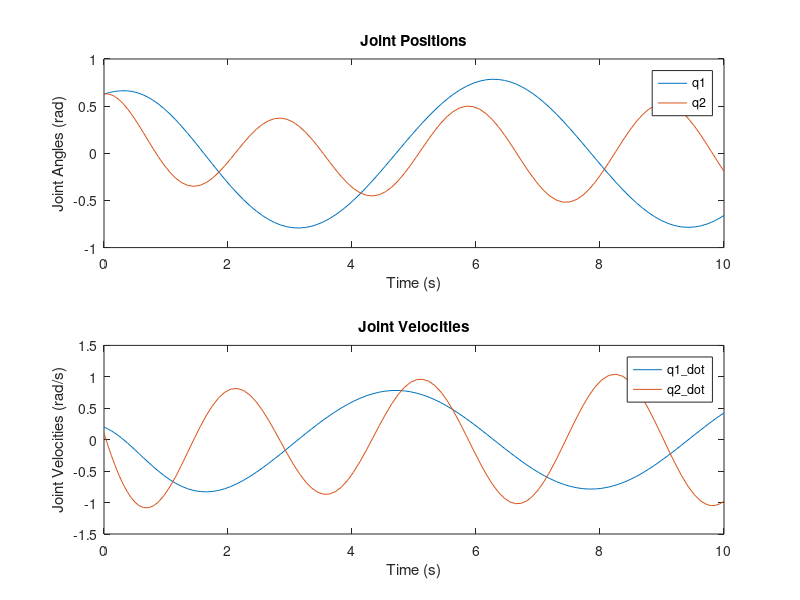

Reproduce this figure in MATLAB.
function inverse_dynamics()
    % Manipulator parameters
    m1 = 2; m2 = 1; % Link masses (kg)
    l1 = 0.4; l2 = 0.3; % Link lengths (m)
    lc1 = l1 / 2; lc2 = l2 / 2; % Centers of mass (m)
    I1 = (1/12) * m1 * l1^2; I2 = (1/12) * m2 * l2^2; % Inertia
    g = 9.81; % Gravity (m/s^2)

    % PD gains
    Kp = diag([5, 3]);
    Kd = diag([2, 1]);

    % Initial conditions [q1, q2, q1_dot, q2_dot]
    q_init = [pi/5; pi/5];
    q_dot_init = [0.2; 0.1];
    init_conditions = [q_init; q_dot_init];

    % Simulation time
    tspan = [0 10];

    % Solve using ODE45
    [T, Q] = ode45(@(t, q) dynamics(t, q, m1, m2, l1, l2, lc1, lc2, I1, I2, g, Kp, Kd), tspan, init_conditions);

    % Plot results
    figure;
    subplot(2, 1, 1);
    plot(T, Q(:, 1), T, Q(:, 2));
    title('Joint Positions');
    xlabel('Time (s)');
    ylabel('Joint Angles (rad)');
    legend('q1', 'q2');

    subplot(2, 1, 2);
    plot(T, Q(:, 3), T, Q(:, 4));
    title('Joint Velocities');
    xlabel('Time (s)');
    ylabel('Joint Velocities (rad/s)');
    legend('q1\_dot', 'q2\_dot');
end

function dqdt = dynamics(t, q, m1, m2, l1, l2, lc1, lc2, I1, I2, g, Kp, Kd)
    % Extract states
    q1 = q(1); q2 = q(2);
    q1_dot = q(3); q2_dot = q(4);

    % Desired trajectory
    q1d = (pi/4) * cos(t);
    q2d = (pi/6) * cos(2*t + pi/4);
    q1d_dot = -(pi/4) * sin(t);
    q2d_dot = -(pi/3) * sin(2*t + pi/4);
    q1d_ddot = -(pi/4) * cos(t);
    q2d_ddot = -(2*pi/3) * cos(2*t + pi/4);

    % Errors
    e = [q1 - q1d; q2 - q2d];
    e_dot = [q1_dot - q1d_dot; q2_dot - q2d_dot];

    % Inertia matrix D(q)
    D = [I1 + I2 + m1*lc1^2 + m2*(l1^2 + lc2^2 + 2*l1*lc2*cos(q2)), I2 + m2*(lc2^2 + l1*lc2*cos(q2));
         I2 + m2*(lc2^2 + l1*lc2*cos(q2)), I2 + m2*lc2^2];

    % Coriolis and centrifugal matrix C(q, q_dot)
    C = [-m2*l1*lc2*sin(q2)*q2_dot, -m2*l1*lc2*sin(q2)*(q1_dot + q2_dot);
          m2*l1*lc2*sin(q2)*q1_dot, 0];

    % Gravity vector G(q)
    G = [m1*g*lc1*cos(q1) + m2*g*(l1*cos(q1) + lc2*cos(q1 + q2));
         m2*g*lc2*cos(q1 + q2)];

    % Control input (inverse dynamics)
    qd_ddot = [q1d_ddot; q2d_ddot];
    tau = D * (qd_ddot - Kd * e_dot - Kp * e) + C * [q1_dot; q2_dot] + G;

    % Joint accelerations
    q_ddot = D \ (tau - C * [q1_dot; q2_dot] - G);

    % State derivatives
    dqdt = [q1_dot; q2_dot; q_ddot];
end
